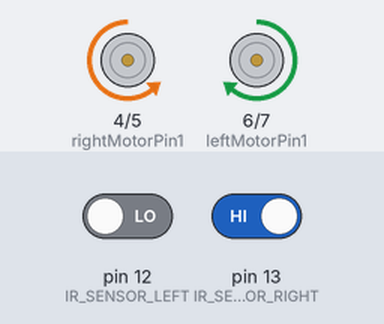
The sketch below on a simulated Arduino Uno, built with avr-gcc and run on an emulated ATmega328P. Parts: motor-driver pin pairs drawn as motors (green arrow = first pin HIGH = forward, orange = second pin HIGH = backward, longer = more drive, scaled by the enable pin). Inputs (shaded band) come from the test bench; at power-on: pin 12 (IR_SENSOR_LEFT) LOW, pin 13 (IR_SENSOR_RIGHT) HIGH.

Above: at 1.2 s.
1.3 s: pin 12 (IR_SENSOR_LEFT) driven HIGH
At 1.9 s:
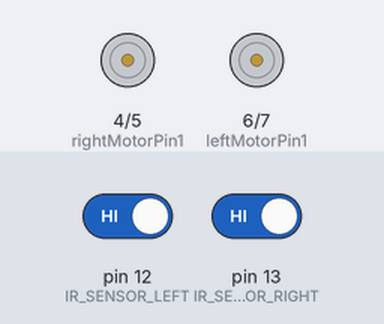
2.8 s: pin 13 (IR_SENSOR_RIGHT) driven LOW
At 4.0 s:
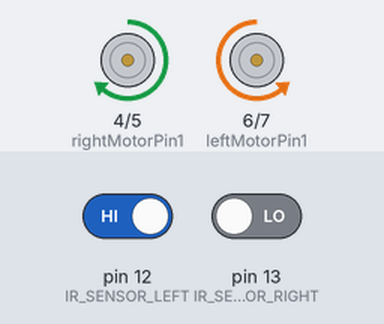
4.3 s: pin 12 (IR_SENSOR_LEFT) driven LOW
At 5.4 s:
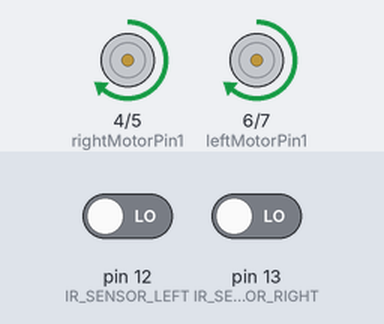
5.8 s: pin 13 (IR_SENSOR_RIGHT) driven HIGH
At 6.5 s:
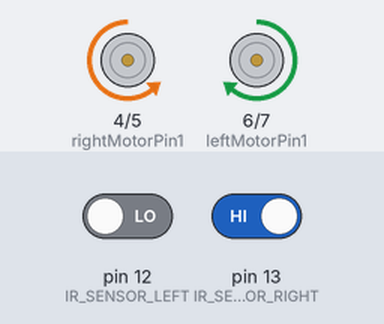
Timing chart, 0 to 8.3 s (numbered marks = the images above; inputs shaded):
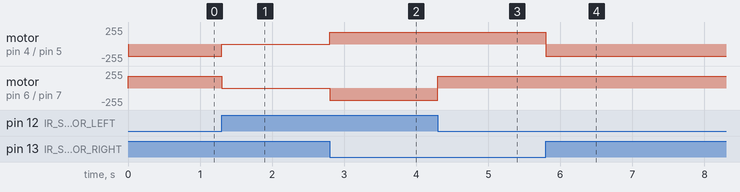

The sketch:

MyLineFollower.ino
```cpp
#define IR_SENSOR_RIGHT 13
#define IR_SENSOR_LEFT 12
#define MOTOR_SPEED 180

//Right motor
int enableRightMotor=10;
int rightMotorPin1=4;
int rightMotorPin2=5;

//Left motor
int enableLeftMotor=11;
int leftMotorPin1=6;
int leftMotorPin2=7;

void setup()
{

  TCCR0B = TCCR0B & B11111000 | B00000010 ;     //This sets PWM frequecny as 7812.5 hz.


  pinMode(enableRightMotor, OUTPUT);
  pinMode(rightMotorPin1, OUTPUT);
  pinMode(rightMotorPin2, OUTPUT);

  pinMode(enableLeftMotor, OUTPUT);
  pinMode(leftMotorPin1, OUTPUT);
  pinMode(leftMotorPin2, OUTPUT);

  pinMode(IR_SENSOR_RIGHT, INPUT);
  pinMode(IR_SENSOR_LEFT, INPUT);
  rotateMotor(0,0);
}


void loop()
{

  int rightIRSensorValue = digitalRead(IR_SENSOR_RIGHT);
  int leftIRSensorValue = digitalRead(IR_SENSOR_LEFT);

  //If none of the sensors detects black line, then go straight
  if (rightIRSensorValue == LOW && leftIRSensorValue == LOW)
  {
    rotateMotor(MOTOR_SPEED, MOTOR_SPEED);
  }
  //If right sensor detects black line, then turn right
  else if (rightIRSensorValue == HIGH && leftIRSensorValue == LOW )
  {
      rotateMotor(-MOTOR_SPEED, MOTOR_SPEED);
  }
  //If left sensor detects black line, then turn left
  else if (rightIRSensorValue == LOW && leftIRSensorValue == HIGH )
  {
      rotateMotor(MOTOR_SPEED, -MOTOR_SPEED);
  }
  //If both the sensors detect black line, then stop
  else
  {
    rotateMotor(0, 0);
  }
}


void rotateMotor(int rightMotorSpeed, int leftMotorSpeed)
{

  if (rightMotorSpeed < 0)
  {
    digitalWrite(rightMotorPin1,LOW);
    digitalWrite(rightMotorPin2,HIGH);
  }
  else if (rightMotorSpeed > 0)
  {
    digitalWrite(rightMotorPin1,HIGH);
    digitalWrite(rightMotorPin2,LOW);
  }
  else
  {
    digitalWrite(rightMotorPin1,LOW);
    digitalWrite(rightMotorPin2,LOW);
  }

  if (leftMotorSpeed < 0)
  {
    digitalWrite(leftMotorPin1,LOW);
    digitalWrite(leftMotorPin2,HIGH);
  }
  else if (leftMotorSpeed > 0)
  {
    digitalWrite(leftMotorPin1,HIGH);
    digitalWrite(leftMotorPin2,LOW);
  }
  else
  {
    digitalWrite(leftMotorPin1,LOW);
    digitalWrite(leftMotorPin2,LOW);
  }
  analogWrite(enableRightMotor, abs(rightMotorSpeed));
  analogWrite(enableLeftMotor, abs(leftMotorSpeed));
}
```

Measured:
- after the input at 1.3 s, motor on pin 4 (rightMotorPin1) / pin 5 (rightMotorPin2): backward 180/255 → stopped at once; motor on pin 6 (leftMotorPin1) / pin 7 (leftMotorPin2): forward 180/255 → stopped at once
- after the input at 2.8 s, motor on pin 4 (rightMotorPin1) / pin 5 (rightMotorPin2): stopped → forward 180/255 at once; motor on pin 6 (leftMotorPin1) / pin 7 (leftMotorPin2): stopped → backward 180/255 at once
- after the input at 4.3 s, motor on pin 6 (leftMotorPin1) / pin 7 (leftMotorPin2): backward 180/255 → forward 180/255 at once
- after the input at 5.8 s, motor on pin 4 (rightMotorPin1) / pin 5 (rightMotorPin2): forward 180/255 → backward 180/255 at once
